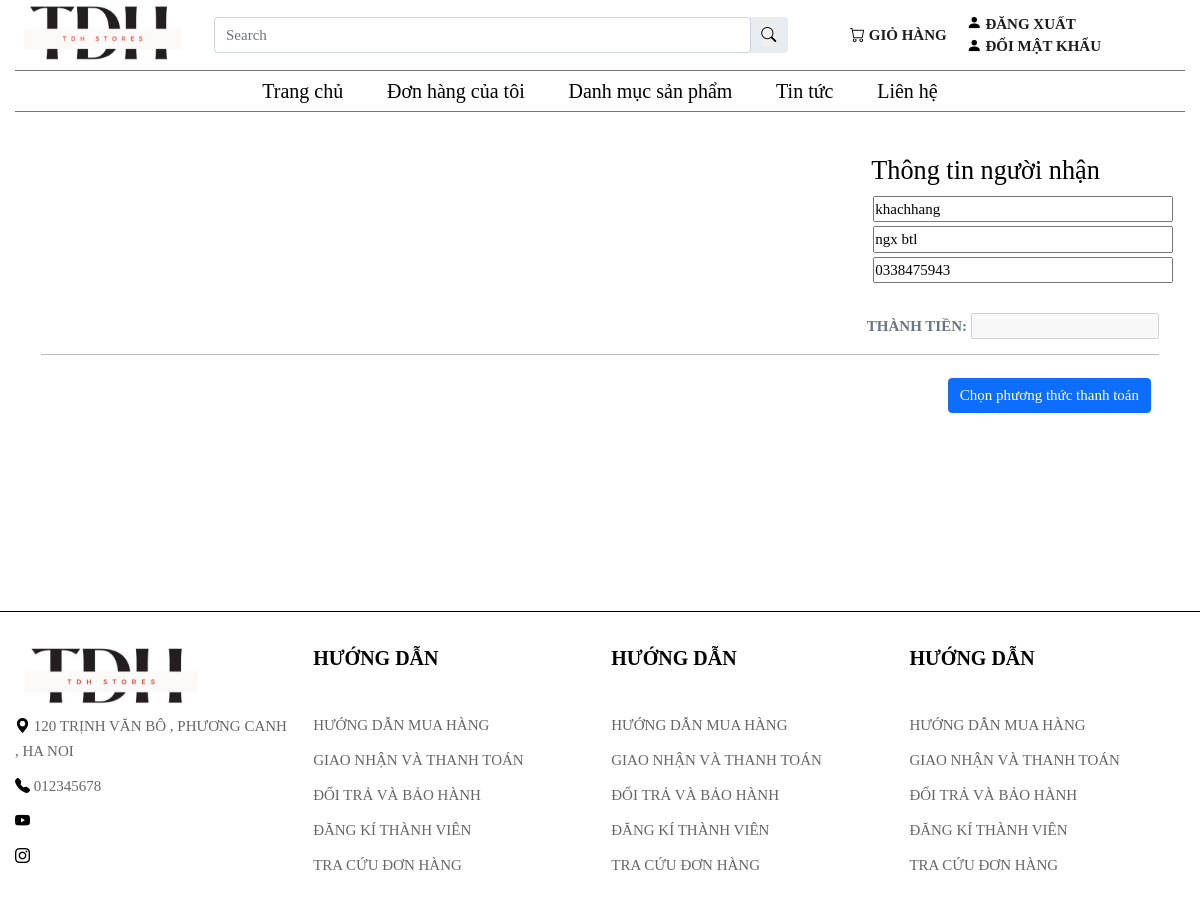
Page /index.php?redirect=giohang (signed in) on the committed database.
### tables this page shows
CREATE TABLE `taikhoan` (
  `id` int(10) NOT NULL,
  `user` varchar(50) NOT NULL,
  `pass` varchar(50) NOT NULL,
  `email` varchar(255) NOT NULL,
  `address` varchar(255) DEFAULT NULL,
  `tel` varchar(20) DEFAULT NULL,
  `role` tinyint(4) NOT NULL DEFAULT 0 COMMENT '0. Người dùng\r\n1.Admin'
);

### index.php (called while the page is built, shortened)
<?php
include "app/models/clientModel/taikhoan.php";
include "config.php";
include "app/views/Client/layout/header.php";
include "app/controllers/ClientController.php";
include "app/views/Client/layout/footer.php";
?>

### app/models/ClientModel/taikhoan.php (called while the page is built, shortened)
<?php
function thongtin(){
    if(isset($_SESSION['iduser'])){
        $id = $_SESSION['iduser'];
    $sql ="SELECT * FROM taikhoan WHERE id = $id";
    $result = pdo_query($sql);
    return $result;
}
}

### config.php (called while the page is built, shortened)
<?php
    function connect() {
        $servername = "localhost";
        $username = "root";
        $password = "";
        $dbname = "shop-ban-giay";
        try {
            $connect = new PDO("mysql:host=$servername;dbname=$dbname", $username, $password);
            $connect->setAttribute(PDO::ATTR_ERRMODE, PDO::ERRMODE_EXCEPTION);
            return $connect;
        } catch(PDOException $e) {
            echo "Connection failed: " . $e->getMessage();
        }
    }
?>
<?php
function pdo_query($sql){
    $sql_args=array_slice(func_get_args(),1);
    try{
        $connect = connect();
        $stmt= $connect->prepare($sql);
        $stmt->execute($sql_args);
        $rows=$stmt->fetchAll();
        return $rows;
    }
    catch(PDOException $e){
        throw $e;
    }
    finally{
        unset($connect);
    }
}
function pdo_query_one($sql){
    $sql_args=array_slice(func_get_args(),1);
    try{
        $connect = connect();
        $stmt= $connect->prepare($sql);
        $stmt->execute($sql_args);
        $rows=$stmt->fetch(PDO::FETCH_ASSOC);
        return $rows;
    }
    catch(PDOException $e){
        throw $e;
    }
    finally{
        unset($connect);
    }
}
?>

### app/models/ClientModel/sanpham.php (called while the page is built, shortened)
<?php
function sumThanhTien(){
    $iduser = $_SESSION['iduser'];
    $sql = "SELECT sum(thanhtien) as tongtien FROM cart  WHERE iduser = '$iduser'";
    $soluong = pdo_query_one($sql);
    return $soluong;
}

### app/views/Client/sanpham/giohang.php (the view, shortened to what this page needs)
<?php if(isset($_SESSION['iduser'])):?>
            <form action="index.php?redirect=thanhtoan" method="post" class="container pb-5 mb-2 mt-4">
                <div class="row">
                    <div class="col-lg-6">
                    </div>
                    <div class="col-lg-6">
                        <div class="abcxyz" style="margin-left:240px">
                            <h3>Thông tin người nhận</h3>
                            <?php $tt = thongtin();
                            foreach($tt as $row) :?>
                            <input type="text" required name="receive_name" value="<?=$row['user']?>"> <br/>
                            <input type="text" required name="receive_address" value="<?=$row['address']?>"><br/>
                            <input type="text" required name="receive_tel" value="<?=$row['tel']?>"><br/>
                            <?php endforeach?>
                        </div>
                        <div class="py-2 d-flex flex-row-reverse"><span
                            class="fw-bold align-middle text-sm text-muted font-weight-medium text-uppercase mr-2">
                            Thành Tiền:<?php $sum = sumThanhTien();extract($sum);?>
                            <input type="text" name="thanhtien" value="<?=$tongtien?>" disabled>
                        </span></div>
                    </div>
                </div>
                <hr class="my-2">
                <div class="row pt-3 pb-5 mb-2">
                    <div class="col-lg-6">
                    </div>
                    <div class="col-lg-6 d-flex flex-row-reverse">
                        <button type="button" data-toggle="modal" data-target="#myModal" class="btn btn-primary mx-2">Chọn phương thức thanh toán</button>
                    </div>
                </div>
            </form>
<?php else:
    echo '<script>alert("Chưa đăng nhập")</script>';
    echo '<script>window.location.href="index.php?redirect=dangnhap"</script>';
endif?>
</div>

### public/css/style.css (style rules this page uses)
* { box-sizing: border-box; font-family: 'SVN-Gotham'; font-size: 15px; color: #000; padding: 0; margin: 0; }

### app/views/Client/sanpham/giohang.php (style rules this page uses)
.abcxyz { padding: 20px; }
.abcxyz input { margin: 2px; width: 300px; }

### rows in the picture
taikhoan: receive_name "khachhang", receive_address "ngx btl", receive_tel "0338475943"
